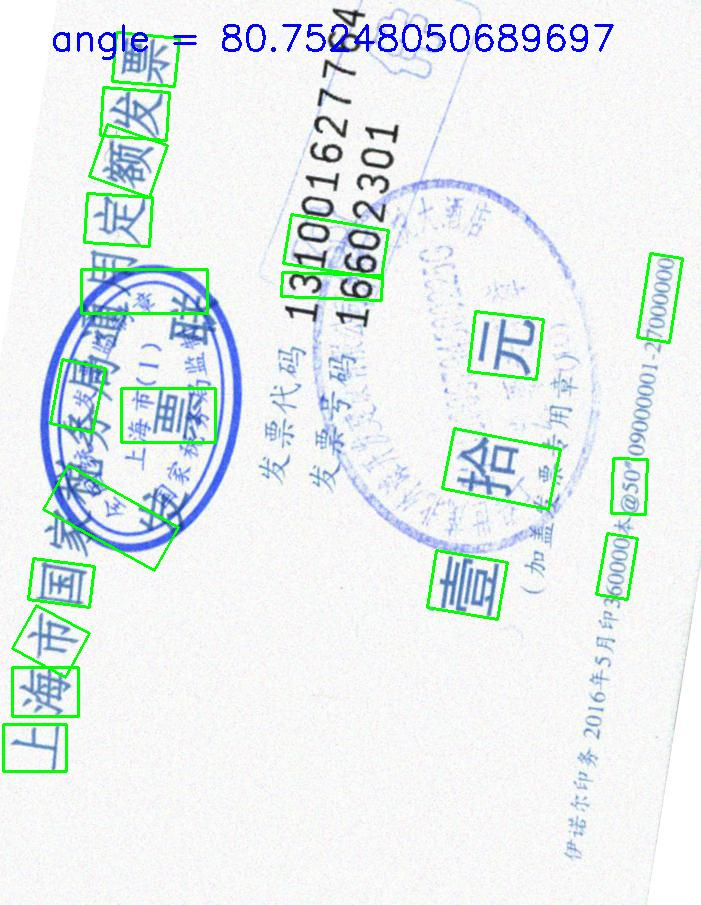
#> input picture images/81.jpg, 701 x 905 px
$ python skew_detect.py --batch ../images/231.jpg --display out.png --input ../images/81.jpg --output out.png   (older library calls are emulated)
#> lines starting #> are read from the running program, lines starting #| are printed output that depends on the picture; after the words box and inside, x2 and y2 are one past the last pixel; in counts of white or black regions, pixels touching at a corner belong together; long printed decimals are rounded
""" Calculates skew angle """
import os
import imghdr
import optparse

import numpy as np
import matplotlib.pyplot as plt
from skimage import io
from skimage.feature import canny
from skimage.color import rgb2gray
from skimage.transform import hough_line, hough_line_peaks


class SkewDetect:
    piby4 = np.pi / 4

    def __init__(
            self,
            input_file=None,
            batch_path=None,
            output_file=None,
            sigma=3.0,
            display_output=None,
            num_peaks=20,
            plot_hough=None
    ):

        self.sigma = sigma
        self.input_file = input_file
        self.batch_path = batch_path
        self.output_file = output_file
        self.display_output = display_output
        self.num_peaks = num_peaks
        self.plot_hough = plot_hough

    def write_to_file(self, wfile, data):

        for d in data:
            wfile.write(d + ': ' + str(data[d]) + '\n')
        wfile.write('\n')

    def get_max_freq_elem(self, arr):

        max_arr = []
        freqs = {}
        for i in arr:
            if i in freqs:
                freqs[i] += 1
            else:
                freqs[i] = 1

        sorted_keys = sorted(freqs, key=freqs.get, reverse=True)
        max_freq = freqs[sorted_keys[0]]

        for k in sorted_keys:
            if freqs[k] == max_freq:
                max_arr.append(k)

        return max_arr

    def display_hough(self, h, a, d):

        plt.imshow(
            np.log(1 + h),
            extent=[np.rad2deg(a[-1]), np.rad2deg(a[0]), d[-1], d[0]],
            cmap=plt.cm.gray,
            aspect=1.0 / 90)
        plt.show()

    def compare_sum(self, value):
        if 44 <= value <= 46:
            return True
        else:
            return False

    def display_houghline(self, h, theta, d):
        image = io.imread(self.input_file, as_gray=True)
        io.imshow(image)
        ax2 = plt.gca()
        row1, col1 = image.shape
        for _, angle, dist in zip(*hough_line_peaks(h, theta, d)):
            y0 = (dist - 0 * np.cos(angle)) / np.sin(angle)
            y1 = (dist - col1 * np.cos(angle)) / np.sin(angle)
            ax2.plot((0, col1), (y0, y1), '-r')
        ax2.axis((0, col1, row1, 0))
        ax2.set_title('Detected lines')
        ax2.set_axis_off()
        io.show()

    def display(self, data):

        for i in data:
            print(i + ": " + str(data[i]))

    def calculate_deviation(self, angle):

        angle_in_degrees = np.abs(angle)
        deviation = np.abs(SkewDetect.piby4 - angle_in_degrees)

        return deviation

    def run(self):

        if self.display_output:
            if self.display_output.lower() == 'yes':
                self.display_output = True
            else:
                self.display_output = False

        if self.plot_hough:
            if self.plot_hough.lower() == 'yes':
                self.plot_hough = True
            else:
                self.plot_hough = False

        if self.input_file is None:
            if self.batch_path:
                self.batch_process()
            else:
                print("Invalid input, nothing to process.")
        else:
            self.process_single_file()

    def check_path(self, path):

        if os.path.isabs(path):
            full_path = path
        else:
            full_path = os.getcwd() + '/' + str(path)
        return full_path

    def process_single_file(self):

        file_path = self.check_path(self.input_file)
        res = self.determine_skew(file_path)

        if self.output_file:
            output_path = self.check_path(self.output_file)
            wfile = open(output_path, 'w')
            self.write_to_file(wfile, res)
            wfile.close()

        return res

    def batch_process(self):

        wfile = None

        if self.batch_path == '.':
            self.batch_path = ''

        abs_path = self.check_path(self.batch_path)
        files = os.listdir(abs_path)

        if self.output_file:
            out_path = self.check_path(self.output_file)
            wfile = open(out_path, 'w')

        for f in files:
            file_path = abs_path + '/' + f
            if os.path.isdir(file_path):
                continue
            if imghdr.what(file_path):
                res = self.determine_skew(file_path)
                if wfile:
                    self.write_to_file(wfile, res)
        if wfile:
            wfile.close()

    def determine_skew(self, img_file):
        """grey->canny->hough to get angle"""
#> called with img_file = 'alyn/../images/81.jpg'
        img = io.imread(img_file, as_grey=True)
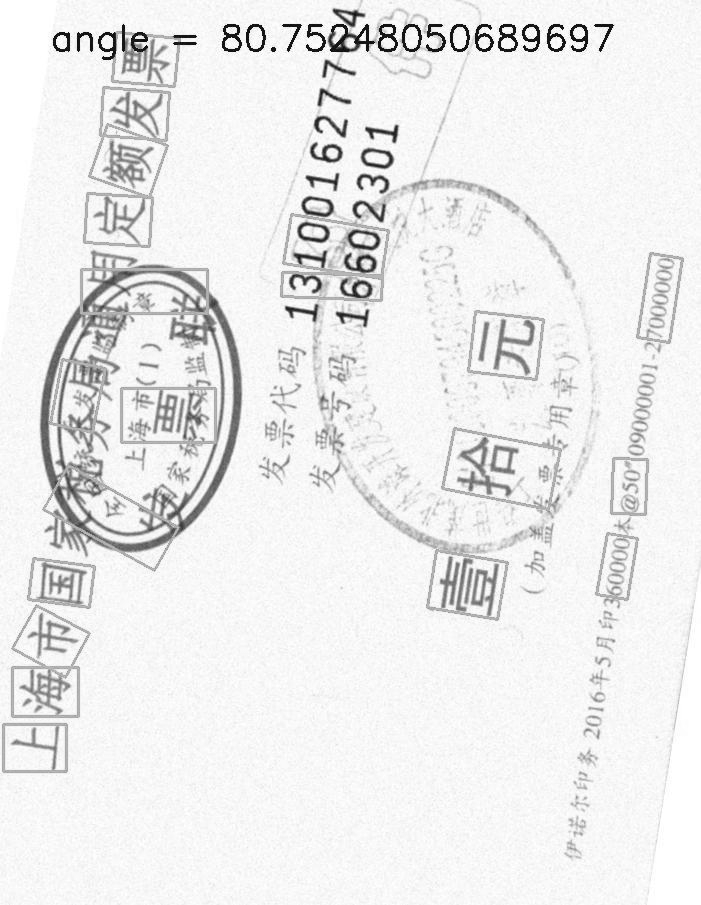
#> img: shape (905, 701) float64; min 0.0311, max 1, mean 0.925
        edges = canny(img, sigma=self.sigma)
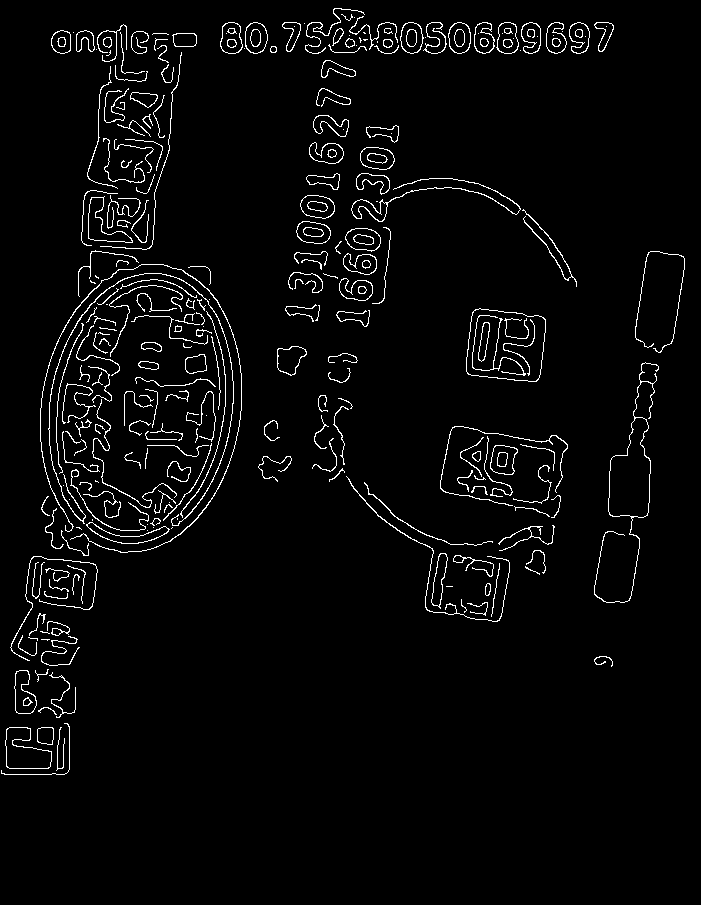
#> edges: shape (905, 701) bool; 3.3% white in thin lines or dots, all inside (x1, y1, x2, y2) = (1, 8, 685, 775)
        io.imshow(edges)
        h, a, d = hough_line(edges)  # get hough space
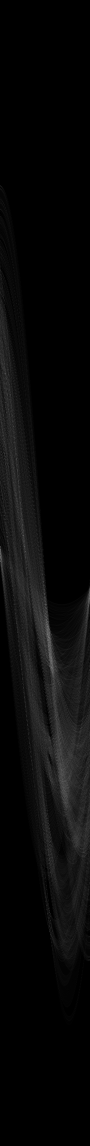
#> h: shape (2291, 180) uint64 (shown at 1/2 size); min 0, max 175, mean 9.1
#> a = 180 values from -1.57 to 1.55; d = 2291 values from -1145 to 1145
        _, ap, _ = hough_line_peaks(h, a, d, num_peaks=self.num_peaks)  # get peaks(alpha,theta) from hough space
#> ap = 20 values, max 0.785 at index 10, min -1.57 at index 0, mean -0.175
        self.display_houghline(h, a, d)
#> the loop in display_houghline, `for _, angle, dist in zip(*hough_line_peaks(h, theta, d)):` made 29 passes
#> (angle, dist, y0, y1) on passes 1 to 12: (-1.57, -46, 46, 46), (0.105, 129, 1234.1, -5435.5), (0.227, 181, 804.6, -2231.7), (0.209, 169, 812.8, -2485.1), (-1.57, -33, 33, 33), (0.0698, 104, 1490.9, -8533.9), (-1.38, -398, 405.4, 541.7), (0.122, 148, 1214.4, -4494.8), (-0.0175, 56, -3208.7, 36951.5), (0.0175, 82, 4698.5, -35461.8), (0.785, 424, 599.6, -101.4), (0.157, 679, 4340.5, -85.46)
#> in display_houghline, `io.show()`:
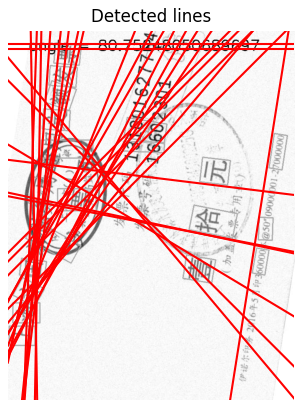
#> figure drawn by matplotlib, 1 panel
        # print("angle(-1.57to+1.57)列表：", ap)
        if len(ap) == 0:
            return {"Image File": img_file, "Message": "Bad Quality"}

        absolute_deviations = [self.calculate_deviation(k) for k in ap]  # list:[(angle-pi/4),]
#> absolute_deviations = [0.785, 0.681, 0.559, 0.576, 0.785, 0.716, 0.593, 0.663, 0.768, 0.768, 0, 0.628, 0.75, 0.0873, 0.0873, 0, 0.297, 0.401, 0.576, 0.192]
        average_deviation = np.mean(np.rad2deg(absolute_deviations))
#> average_deviation = 28.4
        ap_deg = [np.rad2deg(x) for x in ap]
#> ap_deg = [-90, 6, 13, 12, -90, 4, -79, 7, -1, 1, 45, 9, 2, 40, -40, -45, 28, 22, -78, 34]
        print("degree(-180to+180)列表：", ap_deg)
#| degree(-180to+180)列表： [-90.0, 6.000, 13.000, 12.000, -90.0, 4.000, -79.0, 7.000, -1.000, 1.000, 45.0, 9.0, 2.000, 40.000, -40.0, -45.0, 28.000, 22.000, -78.0, 34.0]

        bin_0_45 = []
        bin_45_90 = []
        bin_0_45n = []
        bin_45_90n = []

        for ang in ap_deg:

            deviation_sum = int(90 - ang + average_deviation)
            if self.compare_sum(deviation_sum):
                bin_45_90.append(ang)
                continue

            deviation_sum = int(ang + average_deviation)
            if self.compare_sum(deviation_sum):
                bin_0_45.append(ang)
                continue

            deviation_sum = int(-ang + average_deviation)
            if self.compare_sum(deviation_sum):
                bin_0_45n.append(ang)
                continue

            deviation_sum = int(90 + ang + average_deviation)
            if self.compare_sum(deviation_sum):
                bin_45_90n.append(ang)
#> this loop made 20 passes
#> ang on passes 1 to 12: -90, 6, 13, 12, -90, 4, -79, 7, -1, 1, 45, 9
#> after the loop, bin_0_45 = []; bin_0_45n = []; bin_45_90 = []; bin_45_90n = []

        angles = [bin_0_45, bin_45_90, bin_0_45n, bin_45_90n]
#> angles = [[], [], [], []]
        lmax = 0

        for j in range(len(angles)):  # seperate by 45 to choose max line region to rotate
            l = len(angles[j])
            if l > lmax:
                lmax = l
                maxi = j
#> this loop made 4 passes
#> after the loop, lmax = 0

        if lmax:
            ans_arr = self.get_max_freq_elem(angles[maxi])
            ans_res = np.mean(ans_arr)

        else:
            ans_arr = self.get_max_freq_elem(ap_deg)
#> the loop in get_max_freq_elem, `for i in arr:` made 20 passes
#> i on passes 1 to 12: -90, 6, 13, 12, -90, 4, -79, 7, -1, 1, 45, 9
#> after the loop in get_max_freq_elem, `for i in arr:`: freqs = 19 items
#> in get_max_freq_elem, `sorted_keys = sorted(freqs, key=freqs.get, reverse=True)`: sorted_keys = [-90, 6, 13, 12, 4, -79, 7, -1, 1, 45, 9, 2, 40, -40, -45, 28, 22, -78, 34]
#> in get_max_freq_elem, `max_freq = freqs[sorted_keys[0]]`: max_freq = 2
#> the loop in get_max_freq_elem, `for k in sorted_keys:` made 19 passes
#> after the loop in get_max_freq_elem, `for k in sorted_keys:`: max_arr = [-90]
#> ans_arr = [-90]
            ans_res = np.mean(ans_arr)
#> ans_res = -90

        data = {
            "Image File": img_file,
            "Average Deviation from pi/4": average_deviation,
            "Estimated Angle": ans_res,
            "Angle bins": angles}
        if self.display_output:
            self.display(data)

        if self.plot_hough:
            self.display_hough(h, a, d)
        return data


if __name__ == '__main__':
    parser = optparse.OptionParser()

    parser.add_option(
        '-b', '--batch',
        default=None,
        dest='batch_path',
        help='Path for batch processing')
    parser.add_option(
        '-d', '--display',
        default=None,
        dest='display_output',
        help='Display logs')
    parser.add_option(
        '-i', '--input',
        default=None,
        dest='input_file',
        help='Input file name')
    parser.add_option(
        '-n', '--num',
        default=20,
        dest='num_peaks',
        help='Number of Hough Transform peaks',
        type=int)
    parser.add_option(
        '-o', '--output',
        default=None,
        dest='output_file',
        help='Output file name')
    parser.add_option(
        '-p', '--plot',
        default=None,
        dest='plot_hough',
        help='Plot the Hough Transform')
    parser.add_option(
        '-s', '--sigma',
        default=3.0,
        dest='sigma',
        help='Sigma for Canny Edge Detection',
        type=float)
    options, args = parser.parse_args()
    skew_obj = SkewDetect(
        options.input_file,
        options.batch_path,
        options.output_file,
        options.sigma,
        options.display_output,
        options.num_peaks,
        options.plot_hough)
    skew_obj.run()
#> in process_single_file, `res = self.determine_skew(file_path)`: res = 4 items
#> the loop in write_to_file, `for d in data:` made 4 passes
#> d on passes 1 to 4: 'Image File', 'Average Deviation from pi/4', 'Estimated Angle', 'Angle bins'
